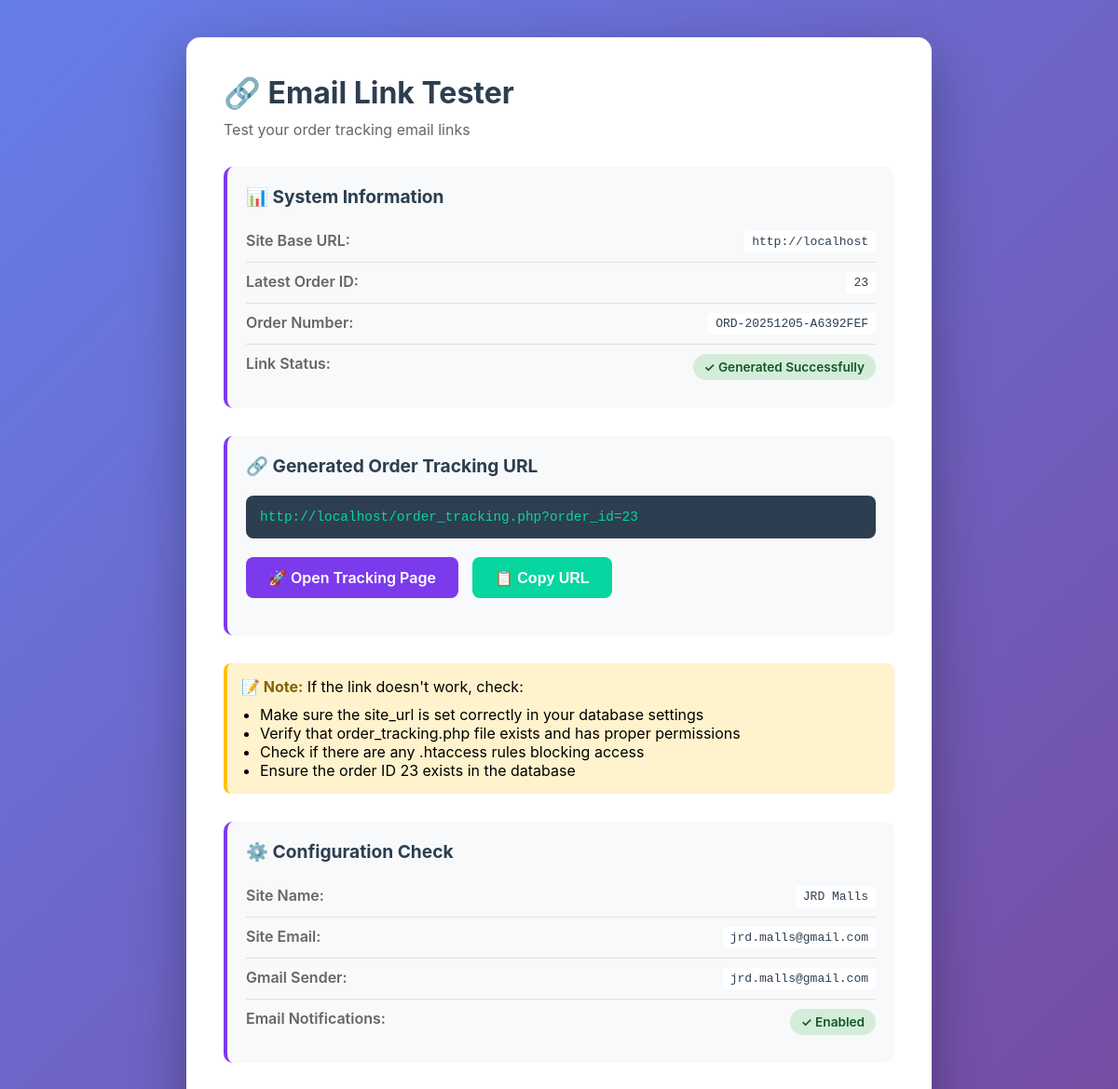
The app's page /test_email_links.php with its own data.
### tables this page shows
CREATE TABLE `orders` (
  `order_id` int(11) NOT NULL,
  `customer_id` int(11) NOT NULL,
  `order_number` varchar(50) NOT NULL,
  `order_status` enum('pending','processing','shipped','delivered','cancelled','refunded') DEFAULT 'pending',
  `subtotal` decimal(10,2) NOT NULL,
  `tax_amount` decimal(10,2) NOT NULL,
  `shipping_cost` decimal(10,2) NOT NULL,
  `total_amount` decimal(10,2) NOT NULL,
  `shipping_address_id` int(11) NOT NULL,
  `billing_address_id` int(11) NOT NULL,
  `payment_method` varchar(50) NOT NULL,
  `payment_status` enum('pending','completed','failed','refunded') DEFAULT 'pending',
  `notes` text DEFAULT NULL,
  `created_at` timestamp NOT NULL DEFAULT current_timestamp(),
  `updated_at` timestamp NOT NULL DEFAULT current_timestamp() ON UPDATE current_timestamp()
);

### config.php (called while the page is built, shortened)
<?php
function getDBConnection() {
    $conn = new mysqli(DB_HOST, DB_USER, DB_PASS, DB_NAME);
    $conn->set_charset("utf8mb4");
    $conn->query("SET time_zone = '+08:00'");
    return $conn;
}
function getSiteSettings() {
    if ($GLOBALS['site_settings_cache'] !== null) {
        return $GLOBALS['site_settings_cache'];
    }
    $conn = getDBConnection();
    $result = $conn->query("SELECT setting_key, setting_value FROM site_settings");
    $settings = [];
    if ($result) {
        while ($row = $result->fetch_assoc()) {
            $settings[$row['setting_key']] = $row['setting_value'];
        }
    }
    return $settings;
}
function getSetting($key, $default = null) {
    $settings = getSiteSettings();
    return isset($settings[$key]) ? $settings[$key] : $default;
}
?>

### test_email_links.php (the view, shortened to what this page needs)
<?php
require_once 'config.php';
function getSiteBaseUrl() {
    if (isset($_SERVER['HTTP_HOST'])) {
        $protocol = (!empty($_SERVER['HTTPS']) && $_SERVER['HTTPS'] !== 'off') ? "https" : "http";
        return $protocol . "://" . $_SERVER['HTTP_HOST'];
    }
    return 'http://localhost';
}
$conn = getDBConnection();
$order = null;
$order_url = '';
if ($conn) {
    $result = $conn->query("SELECT order_id, order_number FROM orders ORDER BY order_id DESC LIMIT 1");
    if ($result && $result->num_rows > 0) {
        $order = $result->fetch_assoc();
        $site_url = getSiteBaseUrl();
        $order_url = $site_url . "/order_tracking.php?order_id=" . $order['order_id'];
    }
}
?>
<!DOCTYPE html>
<html lang="en">
<head>
</head>
<body>
    <div class="container">
        <h1>🔗 Email Link Tester</h1>
        <p class="subtitle">Test your order tracking email links</p>
        <?php if ($order): ?>
            <div class="info-box">
                <h2>📊 System Information</h2>
                <div class="info-row">
                    <span class="label">Site Base URL:</span>
                    <span class="value"><?php echo htmlspecialchars(getSiteBaseUrl()); ?></span>
                </div>
                <div class="info-row">
                    <span class="label">Latest Order ID:</span>
                    <span class="value"><?php echo $order['order_id']; ?></span>
                </div>
                <div class="info-row">
                    <span class="label">Order Number:</span>
                    <span class="value"><?php echo htmlspecialchars($order['order_number']); ?></span>
                </div>
                <div class="info-row">
                    <span class="label">Link Status:</span>
                    <span class="status success">✓ Generated Successfully</span>
                </div>
            </div>
            <div class="info-box">
                <h2>🔗 Generated Order Tracking URL</h2>
                <div class="url-display"><?php echo htmlspecialchars($order_url); ?></div>
                <div class="button-group">
                    <a href="<?php echo htmlspecialchars($order_url); ?>" class="btn btn-primary" target="_blank">
                        🚀 Open Tracking Page
                    </a>
                    <button class="btn btn-secondary" onclick="copyToClipboard('<?php echo htmlspecialchars($order_url, ENT_QUOTES); ?>')">
                        📋 Copy URL
                    </button>
                </div>
            </div>
            <div class="note">
                <strong>📝 Note:</strong> If the link doesn't work, check:
                <ul style="margin: 10px 0 0 20px;">
                    <li>Make sure the site_url is set correctly in your database settings</li>
                    <li>Verify that order_tracking.php file exists and has proper permissions</li>
                    <li>Check if there are any .htaccess rules blocking access</li>
                    <li>Ensure the order ID <?php echo $order['order_id']; ?> exists in the database</li>
                </ul>
            </div>
        <?php endif; ?>
        <div class="info-box" style="margin-top: 30px;">
            <h2>⚙️ Configuration Check</h2>
            <div class="info-row">
                <span class="label">Site Name:</span>
                <span class="value"><?php echo htmlspecialchars(SITE_NAME); ?></span>
            </div>
            <div class="info-row">
                <span class="label">Site Email:</span>
                <span class="value"><?php echo htmlspecialchars(SITE_EMAIL); ?></span>
            </div>
            <div class="info-row">
                <span class="label">Gmail Sender:</span>
                <span class="value"><?php echo htmlspecialchars(GMAIL_SENDER_EMAIL); ?></span>
            </div>
            <div class="info-row">
                <span class="label">Email Notifications:</span>
                <span class="status <?php echo ENABLE_EMAIL_NOTIFICATIONS ? 'success' : 'error'; ?>">
                    <?php echo ENABLE_EMAIL_NOTIFICATIONS ? '✓ Enabled' : '✗ Disabled'; ?>
                </span>
            </div>
        </div>
    </div>
</body>
</html>

### test_email_links.php (style rules this page uses)
* { margin: 0; padding: 0; box-sizing: border-box; }
body { font-family: -apple-system, BlinkMacSystemFont, 'Segoe UI', Roboto, sans-serif; background: linear-gradient(135deg, #667eea 0%, #764ba2 100%); min-height: 100vh; padding: 40px 20px; }
.container { max-width: 800px; margin: 0 auto; background: white; border-radius: 15px; padding: 40px; box-shadow: 0 20px 60px rgba(0,0,0,0.3); }
h1 { color: #2c3e50; margin-bottom: 10px; font-size: 2rem; }
.subtitle { color: #666; margin-bottom: 30px; font-size: 1rem; }
.info-box { background: #f8f9fa; padding: 20px; border-radius: 10px; margin-bottom: 30px; border-left: 4px solid #7c3aed; }
.info-box h2 { color: #2c3e50; margin-bottom: 15px; font-size: 1.2rem; }
.info-row { display: flex; justify-content: space-between; padding: 10px 0; border-bottom: 1px solid #e0e0e0; }
.info-row:last-child { border-bottom: none; }
.label { font-weight: 600; color: #666; }
.value { color: #2c3e50; font-family: monospace; background: white; padding: 4px 8px; border-radius: 4px; }
.url-display { background: #2c3e50; color: #06d6a0; padding: 15px; border-radius: 8px; font-family: monospace; word-break: break-all; margin: 20px 0; font-size: 0.9rem; }
.button-group { display: flex; gap: 15px; margin: 20px 0; flex-wrap: wrap; }
.btn { padding: 12px 24px; border-radius: 8px; text-decoration: none; font-weight: 600; transition: all 0.3s ease; border: none; cursor: pointer; font-size: 1rem; }
.btn-primary { background: #7c3aed; color: white; }
.btn-secondary { background: #06d6a0; color: white; }
.status { display: inline-block; padding: 6px 12px; border-radius: 20px; font-size: 0.85rem; font-weight: 600; }
.status.success { background: #d4edda; color: #155724; }
.note { background: #fff3cd; border-left: 4px solid #ffc107; padding: 15px; border-radius: 8px; margin: 20px 0; }
.note strong { color: #856404; }

### records on screen
orders: order_id "23", order_number "ORD-20251205-A6392FEF", order_id "http://localhost/order_tracking.php?order_id=23"

### other values on screen
getSiteBaseUrl() "http://localhost"
SITE_NAME "JRD Malls"
SITE_EMAIL "jrd.malls@gmail.com"
GMAIL_SENDER_EMAIL "jrd.malls@gmail.com"
